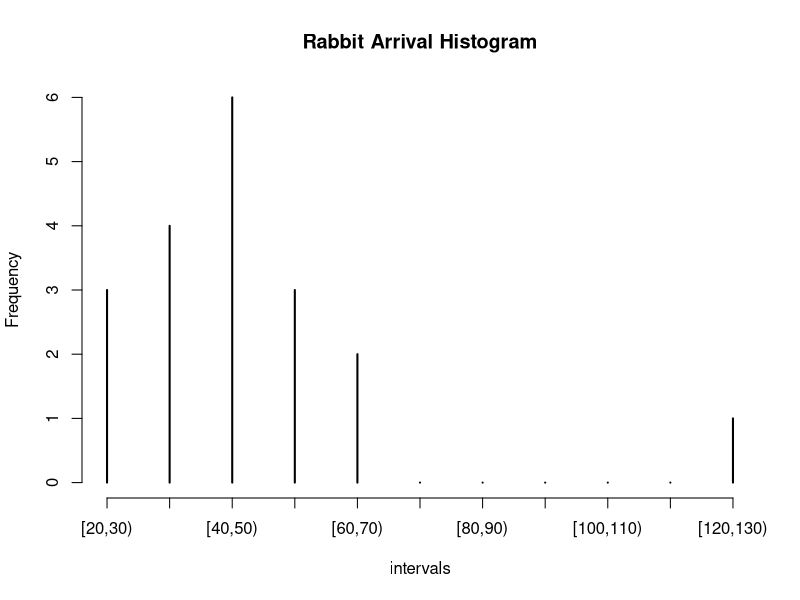
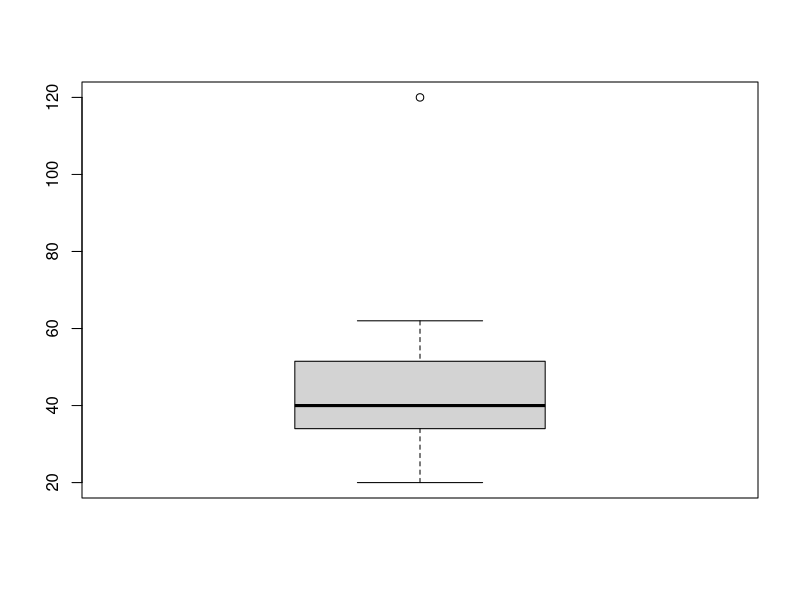

Here is the R script that generated these plots, in order:
rabbitLateness <-c(40, 30, 20, 45, 60, 120, 35, 40, 50, 55, 53, 22, 27, 48, 62, 33, 35, 40, 45)
bins <- seq(20,130,by=10)
intervals <- cut(rabbitLateness,bins,right=FALSE)
table(intervals)

plot(table(intervals), type ="h", main="Rabbit Arrival Histogram", xlab="intervals", ylab="Frequency")

mean(rabbitLateness)
median(rabbitLateness)
sort(table(rabbitLateness), decreasing = TRUE)[1]

summary(rabbitLateness)

IQR(rabbitLateness)

boxplot(rabbitLateness)

sd(rabbitLateness)

